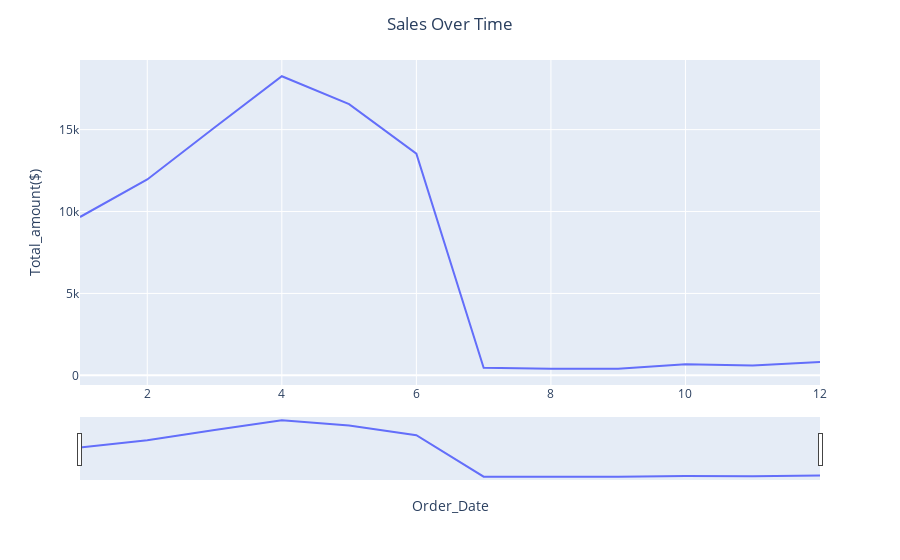

Source (notebook cell):
### Code cell
#Plot the monthly sales line graph for 2019
fig = px.line(sale_2019_filtered, x='Order_Date', y= 'Total_amount($)')
fig.update_xaxes(rangeslider_visible=True)
fig.update_layout(title='Sales Over Time', title_x=0.5)

fig.show()

### Figure 1 — Plotly figure (JSON) as saved in the notebook; plotly's stock layout.template omitted (floating-point values rounded to 4 significant figures)
{"data": [{"hovertemplate": "Order_Date=%{x}<br>Total_amount($)=%{y}<extra></extra>", "legendgroup": "", "line": {"color": "#636efa", "dash": "solid"}, "marker": {"symbol": "circle"}, "mode": "lines", "name": "", "orientation": "v", "showlegend": false, "type": "scatter", "x": [1, 2, 3, 4, 5, 6, 7, 8, 9, 10, 11, 12], "xaxis": "x", "y": [9665, 11956, 15127, 18256, 16551, 13534, 467, 411, 404, 675, 604, 823], "yaxis": "y"}], "layout": {"legend": {"tracegroupgap": 0}, "margin": {"t": 60}, "title": {"text": "Sales Over Time", "x": 0.5}, "xaxis": {"anchor": "y", "domain": [0, 1], "rangeslider": {"visible": true}, "title": {"text": "Order_Date"}}, "yaxis": {"anchor": "x", "domain": [0, 1], "title": {"text": "Total_amount($)"}}}}
